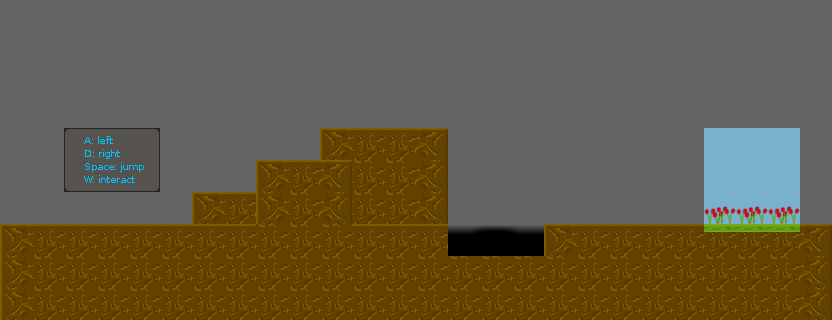

Rendered tile map (Tiled .tmx) drawn with the repository's tilesets; below, a short description and the map source with its tile grids summarised:
An orthogonal 26x10 tile map with 32x32 px tiles, 2 tile layers (Back, Front) and 11 objects (8x Wall, Memory, Player, Trap).

<map version="1.0" orientation="orthogonal" renderorder="right-down" width="26" height="10" tilewidth="32" tileheight="32" backgroundcolor="#646464" nextobjectid="41">
 <tileset firstgid="1" name="tileset" tilewidth="32" tileheight="32">
  <image source="../drawable/tileset.png" width="320" height="256" />
  <tile id="4">
   <animation>
    <frame tileid="4" duration="300" />
    <frame tileid="14" duration="300" />
    <frame tileid="24" duration="300" />
    <frame tileid="14" duration="300" />
   </animation>
  </tile>
  <tile id="5">
   <animation>
    <frame tileid="5" duration="300" />
    <frame tileid="15" duration="300" />
    <frame tileid="25" duration="300" />
    <frame tileid="15" duration="300" />
   </animation>
  </tile>
  <tile id="6">
   <animation>
    <frame tileid="6" duration="300" />
    <frame tileid="16" duration="300" />
    <frame tileid="26" duration="300" />
    <frame tileid="16" duration="300" />
   </animation>
  </tile>
 </tileset>
 <layer name="Back" width="26" height="10">
  <data>[260 cells, 108 non-empty, 14 distinct tile ids]</data>
 </layer>
 <objectgroup name="Walls">
  <object id="29" type="Wall" x="0" y="0" width="32" height="224" />
  <object id="30" type="Wall" x="800" y="0" width="32" height="224" />
  <object id="31" type="Wall" x="32" y="-32" width="768" height="32" />
  <object id="32" type="Wall" x="32" y="224" width="160" height="32" />
  <object id="33" type="Wall" x="320" y="128" width="128" height="96" />
  <object id="34" type="Wall" x="256" y="160" width="64" height="64" />
  <object id="35" type="Wall" x="192" y="192" width="64" height="32" />
 </objectgroup>
 <objectgroup name="Behind">
  <object id="36" type="Memory" gid="62" x="736" y="224" width="32" height="32">
   <properties>
    <property name="next_scene" value="memory1" />
   </properties>
  </object>
 </objectgroup>
 <objectgroup name="Player">
  <object id="40" type="Player" gid="1" x="32" y="224" width="32" height="32" />
 </objectgroup>
 <objectgroup name="Front">
  <object id="38" type="Trap" x="448" y="233" width="96" height="32" />
  <object id="39" type="Wall" x="544" y="224" width="256" height="32" />
 </objectgroup>
 <layer name="Front" width="26" height="10">
  <data>[260 cells, 6 non-empty, 4 distinct tile ids]</data>
 </layer>
</map>
